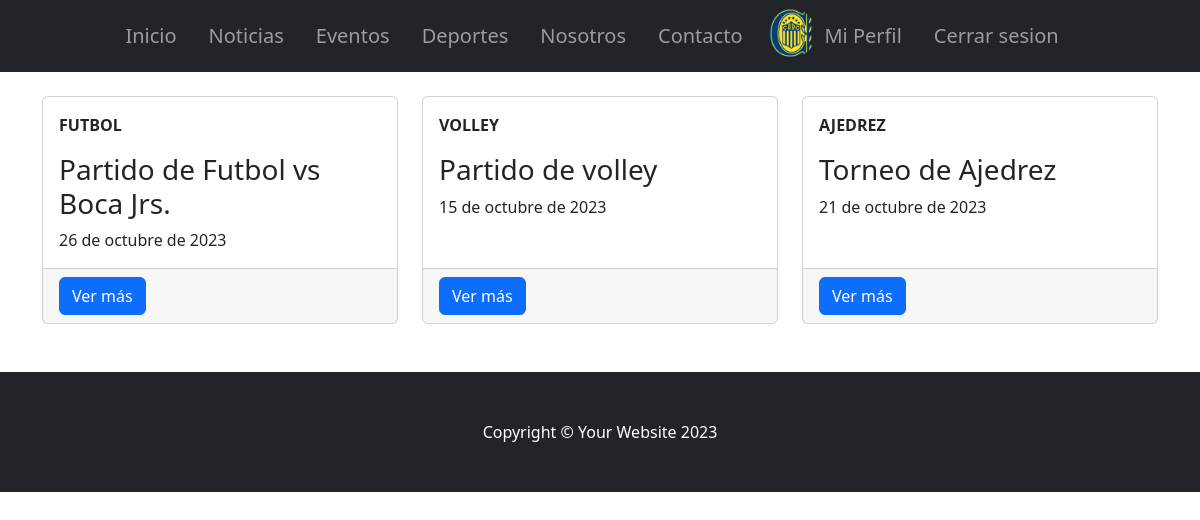
The app's page /AppClub/listarEventos/ (signed in) with its own data.
### authentication/models.py (models this page shows, shortened)
class Perfil(AbstractUser):
    fecha_nacimiento = models.DateField(
        null=True,
        blank=True,
        help_text="Formato DD/MM/AAAA.",
    )
    telefono = models.CharField(max_length=15, null=True)
    domicilio = models.CharField(max_length=25, null=True)
    evento = models.ForeignKey(Evento, on_delete=models.SET_NULL, blank=True, null=True)
    deporte = models.ForeignKey(
        Deporte, on_delete=models.SET_NULL, blank=True, null=True
    )
    avatar = models.ImageField(upload_to="avatares/", null=True, blank=True)
    USERNAME_FIELD = "username"
    REQUIRED_FIELDS = ["email", "nombre", "apellido"]
    class Meta:
        verbose_name_plural = "Perfiles de Usuario"

### AppClub/models.py (models this page shows, shortened)
class Evento(models.Model):
    titulo = models.CharField(max_length=100)
    fecha = models.DateField()
    descripcion = models.TextField()
    deporte = models.ForeignKey(Deporte, on_delete=models.CASCADE, null=True)

class Deporte(models.Model):
    nombre = models.CharField(max_length=60)
    descripcion = models.CharField(max_length=60)
    categoria = models.CharField(max_length=60)
    def __str__(self):
        return f"{self.nombre}"

### AppClub/views.py (the view)
# urls.py: path("listarEventos/", EventoList.as_view(), name="listarEventos"),
class EventoList(ListView):
    model = Evento
    template_name = "evento_list.html"
    context_object_name = "eventos"

### AppClub/templates/evento_list.html (shortened to what this page needs)
{% extends 'padre.html' %}
{% block ContenidoQueCambia %}
<div class="container mt-4 mb-4">
    <div class="row">
        {% for evento in eventos %}
            <div class="col-lg-4 col-md-6 mb-4">
                <div class="card h-100">
                    <div class="card-body">
                        <p><strong style="text-transform: uppercase;">{{evento.deporte}}</strong></p>
                        <h3 class="card-title">{{ evento.titulo }}</h3>
                        <p class="card-text">{{ evento.fecha }}</p>
                    </div>
                    <div class="card-footer d-flex justify-content-between">
                        <a class="btn btn-primary btn-block" href="{% url 'detallarEventos' pk=evento.pk %}">Ver más</a>
                    </div>
                </div>
            </div>
        {% empty %}
            <p>No hay eventos disponibles.</p>
        {% endfor %}
    </div>
</div>
{% endblock ContenidoQueCambia %}

### AppClub/templates/navbar.html (shortened to what this page needs)
{% load static %}
        <nav class="navbar navbar-expand-lg navbar-dark bg-dark ">
            <div class="container px-5">
                <div class="collapse navbar-collapse" id="navbarSupportedContent">
                    <ul class="navbar-nav mx-auto mb-2 mb-lg-0">
                        <li class="navbar-brand"><a class="nav-link" href="{% url 'Inicio' %}">Inicio</a>
                        <li class="navbar-brand"><a class="nav-link" href="{% url 'listarNoticias' %}">Noticias</a>
                        <li class="navbar-brand"><a class="nav-link" href="{% url 'listarEventos' %}">Eventos</a>
                        <li class="navbar-brand"><a class="nav-link" href="{% url 'listarDeportes' %}">Deportes</a>
                        <li class="navbar-brand"><a class="nav-link" href="{% url 'about_us' %}">Nosotros</a>
                        <li class="navbar-brand"><a class="nav-link" href="{% url 'contacto' %}">Contacto</a>
                        {% if user.is_authenticated %}
                        {% if user.avatar %}
                        <li> <img src="{{ user.avatar.url }}" alt="{{ user.username }} Avatar" style="width: 50px; height: 50px; object-fit: cover; border-radius: 50%;">
                        </li>
                        {% else %}
                        <li><img src="{% static 'default_avatar.png' %}" style="width: 50px; height: 50px; object-fit: cover; border-radius: 50%;" alt="Avatar por defecto"></li>
                        {% endif %}
                        <li class="navbar-brand"><a class="nav-link" href="{% url 'profile' %}">Mi Perfil</a>
                        <li class="navbar-brand"><a class="nav-link" href="{% url 'logout' %}">Cerrar sesion</a>
                        {% else %}
                        <li class="navbar-brand"><a class="nav-link" href="{% url 'login' %}">Iniciar sesion</a>
                        {% endif %}
                    </ul>
                </div>
            </div>
        </nav>

### records on screen
Perfil: avatar (picture)
Evento: deporte "FUTBOL", titulo "Partido de Futbol vs Boca Jrs.", fecha "26 de octubre de 2023"
Evento: deporte "VOLLEY", titulo "Partido de volley", fecha "15 de octubre de 2023"
Evento: deporte "AJEDREZ", titulo "Torneo de Ajedrez", fecha "21 de octubre de 2023"
